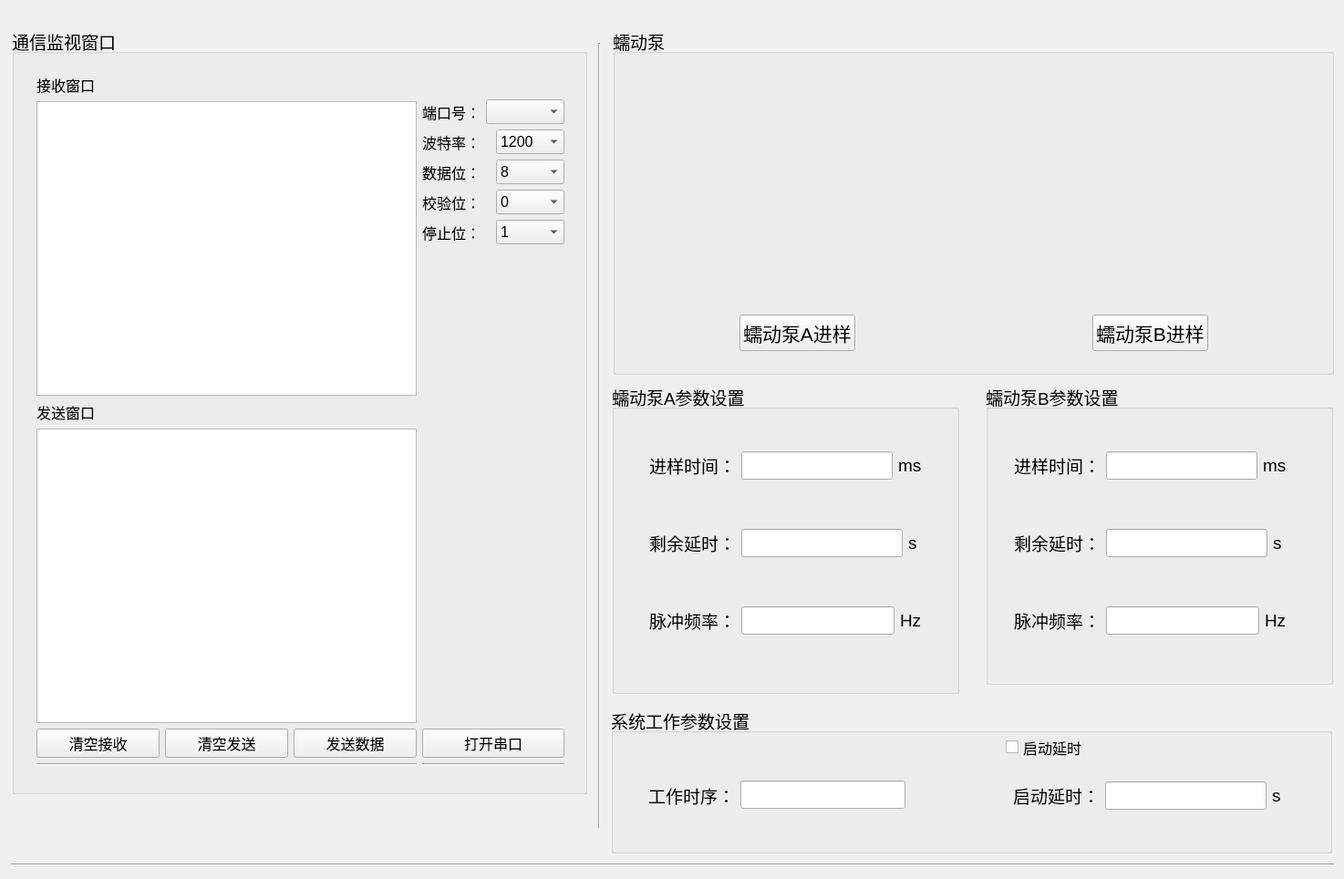
<?xml version="1.0" encoding="UTF-8"?>
<ui version="4.0">
 <class>MainWindow</class>
 <widget class="QMainWindow" name="MainWindow">
  <property name="geometry">
   <rect>
    <x>0</x>
    <y>0</y>
    <width>1474</width>
    <height>964</height>
   </rect>
  </property>
  <property name="windowTitle">
   <string>MainWindow</string>
  </property>
  <widget class="QWidget" name="centralWidget">
   <widget class="Line" name="line_4">
    <property name="geometry">
     <rect>
      <x>647</x>
      <y>47</y>
      <width>20</width>
      <height>861</height>
     </rect>
    </property>
    <property name="orientation">
     <enum>Qt::Vertical</enum>
    </property>
   </widget>
   <widget class="QGroupBox" name="groupBox">
    <property name="geometry">
     <rect>
      <x>671</x>
      <y>420</y>
      <width>381</width>
      <height>341</height>
     </rect>
    </property>
    <property name="font">
     <font>
      <pointsize>14</pointsize>
     </font>
    </property>
    <property name="title">
     <string>蠕动泵A参数设置</string>
    </property>
    <widget class="QWidget" name="verticalLayoutWidget_4">
     <property name="geometry">
      <rect>
       <x>30</x>
       <y>40</y>
       <width>321</width>
       <height>271</height>
      </rect>
     </property>
     <layout class="QVBoxLayout" name="verticalLayout_8">
      <item>
       <layout class="QHBoxLayout" name="horizontalLayout_10">
        <item>
         <widget class="QLabel" name="label_11">
          <property name="font">
           <font>
            <pointsize>14</pointsize>
           </font>
          </property>
          <property name="text">
           <string>进样时间：</string>
          </property>
         </widget>
        </item>
        <item>
         <widget class="QLineEdit" name="lineEdit_SamplingTime_PumpA">
          <property name="maximumSize">
           <size>
            <width>16777215</width>
            <height>16777215</height>
           </size>
          </property>
         </widget>
        </item>
        <item>
         <widget class="QLabel" name="label_18">
          <property name="font">
           <font>
            <pointsize>14</pointsize>
           </font>
          </property>
          <property name="text">
           <string>ms</string>
          </property>
         </widget>
        </item>
       </layout>
      </item>
      <item>
       <layout class="QHBoxLayout" name="horizontalLayout_11">
        <item>
         <widget class="QLabel" name="label_13">
          <property name="font">
           <font>
            <pointsize>14</pointsize>
           </font>
          </property>
          <property name="text">
           <string>剩余延时：</string>
          </property>
         </widget>
        </item>
        <item>
         <widget class="QLineEdit" name="lineEdit_leftTime_PumpA"/>
        </item>
        <item>
         <widget class="QLabel" name="label_20">
          <property name="font">
           <font>
            <pointsize>14</pointsize>
           </font>
          </property>
          <property name="text">
           <string>s </string>
          </property>
         </widget>
        </item>
       </layout>
      </item>
      <item>
       <layout class="QHBoxLayout" name="horizontalLayout_13">
        <item>
         <widget class="QLabel" name="label_15">
          <property name="font">
           <font>
            <pointsize>14</pointsize>
           </font>
          </property>
          <property name="text">
           <string>脉冲频率：</string>
          </property>
         </widget>
        </item>
        <item>
         <widget class="QLineEdit" name="lineEdit_setFrequency_PumpA"/>
        </item>
        <item>
         <widget class="QLabel" name="label_22">
          <property name="font">
           <font>
            <pointsize>14</pointsize>
           </font>
          </property>
          <property name="text">
           <string>Hz</string>
          </property>
         </widget>
        </item>
       </layout>
      </item>
     </layout>
    </widget>
   </widget>
   <widget class="QGroupBox" name="groupBox_2">
    <property name="geometry">
     <rect>
      <x>1081</x>
      <y>420</y>
      <width>381</width>
      <height>331</height>
     </rect>
    </property>
    <property name="font">
     <font>
      <pointsize>14</pointsize>
     </font>
    </property>
    <property name="title">
     <string>蠕动泵B参数设置</string>
    </property>
    <widget class="QWidget" name="verticalLayoutWidget_3">
     <property name="geometry">
      <rect>
       <x>20</x>
       <y>40</y>
       <width>321</width>
       <height>271</height>
      </rect>
     </property>
     <layout class="QVBoxLayout" name="verticalLayout_4">
      <item>
       <layout class="QHBoxLayout" name="horizontalLayout_12">
        <item>
         <widget class="QLabel" name="label_12">
          <property name="font">
           <font>
            <pointsize>14</pointsize>
           </font>
          </property>
          <property name="text">
           <string>进样时间：</string>
          </property>
         </widget>
        </item>
        <item>
         <widget class="QLineEdit" name="lineEdit_samplingTime_PumpB"/>
        </item>
        <item>
         <widget class="QLabel" name="label_19">
          <property name="font">
           <font>
            <pointsize>14</pointsize>
           </font>
          </property>
          <property name="text">
           <string>ms</string>
          </property>
         </widget>
        </item>
       </layout>
      </item>
      <item>
       <layout class="QHBoxLayout" name="horizontalLayout_14">
        <item>
         <widget class="QLabel" name="label_14">
          <property name="font">
           <font>
            <pointsize>14</pointsize>
           </font>
          </property>
          <property name="text">
           <string>剩余延时：</string>
          </property>
         </widget>
        </item>
        <item>
         <widget class="QLineEdit" name="lineEdit_leftTime_PumpB"/>
        </item>
        <item>
         <widget class="QLabel" name="label_21">
          <property name="font">
           <font>
            <pointsize>14</pointsize>
           </font>
          </property>
          <property name="text">
           <string>s </string>
          </property>
         </widget>
        </item>
       </layout>
      </item>
      <item>
       <layout class="QHBoxLayout" name="horizontalLayout_15">
        <item>
         <widget class="QLabel" name="label_16">
          <property name="font">
           <font>
            <pointsize>14</pointsize>
           </font>
          </property>
          <property name="text">
           <string>脉冲频率：</string>
          </property>
         </widget>
        </item>
        <item>
         <widget class="QLineEdit" name="lineEdit_setFrequency_PumpB"/>
        </item>
        <item>
         <widget class="QLabel" name="label_23">
          <property name="font">
           <font>
            <pointsize>14</pointsize>
           </font>
          </property>
          <property name="text">
           <string>Hz</string>
          </property>
         </widget>
        </item>
       </layout>
      </item>
     </layout>
    </widget>
   </widget>
   <widget class="QGroupBox" name="groupBox_3">
    <property name="geometry">
     <rect>
      <x>672</x>
      <y>30</y>
      <width>791</width>
      <height>381</height>
     </rect>
    </property>
    <property name="font">
     <font>
      <pointsize>14</pointsize>
     </font>
    </property>
    <property name="title">
     <string>蠕动泵</string>
    </property>
    <widget class="QWidget" name="verticalLayoutWidget_5">
     <property name="geometry">
      <rect>
       <x>426</x>
       <y>31</y>
       <width>326</width>
       <height>335</height>
      </rect>
     </property>
     <layout class="QVBoxLayout" name="verticalLayout_9">
      <item>
       <widget class="QLabel" name="label_10">
        <property name="text">
         <string/>
        </property>
        <property name="pixmap">
         <pixmap resource="image/image.qrc">:/new/prefix1/pump.jpg</pixmap>
        </property>
       </widget>
      </item>
      <item>
       <layout class="QHBoxLayout" name="horizontalLayout_21">
        <item>
         <spacer name="horizontalSpacer_16">
          <property name="orientation">
           <enum>Qt::Horizontal</enum>
          </property>
          <property name="sizeHint" stdset="0">
           <size>
            <width>40</width>
            <height>20</height>
           </size>
          </property>
         </spacer>
        </item>
        <item>
         <widget class="QPushButton" name="pushButton_PumpB">
          <property name="font">
           <font>
            <pointsize>16</pointsize>
           </font>
          </property>
          <property name="text">
           <string>蠕动泵B进样</string>
          </property>
         </widget>
        </item>
        <item>
         <spacer name="horizontalSpacer_6">
          <property name="orientation">
           <enum>Qt::Horizontal</enum>
          </property>
          <property name="sizeHint" stdset="0">
           <size>
            <width>40</width>
            <height>20</height>
           </size>
          </property>
         </spacer>
        </item>
       </layout>
      </item>
     </layout>
    </widget>
    <widget class="QWidget" name="verticalLayoutWidget">
     <property name="geometry">
      <rect>
       <x>39</x>
       <y>31</y>
       <width>326</width>
       <height>335</height>
      </rect>
     </property>
     <layout class="QVBoxLayout" name="verticalLayout_7">
      <item>
       <widget class="QLabel" name="label_9">
        <property name="text">
         <string/>
        </property>
        <property name="pixmap">
         <pixmap resource="image/image.qrc">:/new/prefix1/pump.jpg</pixmap>
        </property>
       </widget>
      </item>
      <item>
       <layout class="QHBoxLayout" name="horizontalLayout_20">
        <item>
         <spacer name="horizontalSpacer_5">
          <property name="orientation">
           <enum>Qt::Horizontal</enum>
          </property>
          <property name="sizeHint" stdset="0">
           <size>
            <width>40</width>
            <height>20</height>
           </size>
          </property>
         </spacer>
        </item>
        <item>
         <widget class="QPushButton" name="pushButton_PumpA">
          <property name="font">
           <font>
            <pointsize>16</pointsize>
           </font>
          </property>
          <property name="text">
           <string>蠕动泵A进样</string>
          </property>
         </widget>
        </item>
        <item>
         <spacer name="horizontalSpacer_4">
          <property name="orientation">
           <enum>Qt::Horizontal</enum>
          </property>
          <property name="sizeHint" stdset="0">
           <size>
            <width>40</width>
            <height>20</height>
           </size>
          </property>
         </spacer>
        </item>
       </layout>
      </item>
     </layout>
    </widget>
   </widget>
   <widget class="QGroupBox" name="groupBox_4">
    <property name="geometry">
     <rect>
      <x>13</x>
      <y>30</y>
      <width>631</width>
      <height>841</height>
     </rect>
    </property>
    <property name="font">
     <font>
      <pointsize>14</pointsize>
     </font>
    </property>
    <property name="title">
     <string>通信监视窗口</string>
    </property>
    <widget class="QWidget" name="layoutWidget">
     <property name="geometry">
      <rect>
       <x>16</x>
       <y>40</y>
       <width>601</width>
       <height>781</height>
      </rect>
     </property>
     <layout class="QHBoxLayout" name="horizontalLayout_7">
      <item>
       <layout class="QVBoxLayout" name="verticalLayout">
        <item>
         <widget class="QLabel" name="label">
          <property name="font">
           <font>
            <pointsize>12</pointsize>
           </font>
          </property>
          <property name="text">
           <string>接收窗口</string>
          </property>
         </widget>
        </item>
        <item>
         <widget class="QTextEdit" name="textEdit"/>
        </item>
        <item>
         <widget class="QLabel" name="label_2">
          <property name="font">
           <font>
            <pointsize>12</pointsize>
           </font>
          </property>
          <property name="text">
           <string>发送窗口</string>
          </property>
         </widget>
        </item>
        <item>
         <widget class="QTextEdit" name="textEdit_2"/>
        </item>
        <item>
         <layout class="QHBoxLayout" name="horizontalLayout">
          <item>
           <widget class="QPushButton" name="clearButton">
            <property name="font">
             <font>
              <pointsize>12</pointsize>
             </font>
            </property>
            <property name="text">
             <string>清空接收</string>
            </property>
           </widget>
          </item>
          <item>
           <widget class="QPushButton" name="pushButton_clearLineText2">
            <property name="font">
             <font>
              <pointsize>12</pointsize>
             </font>
            </property>
            <property name="text">
             <string>清空发送</string>
            </property>
           </widget>
          </item>
          <item>
           <widget class="QPushButton" name="sendButton">
            <property name="font">
             <font>
              <pointsize>12</pointsize>
             </font>
            </property>
            <property name="text">
             <string>发送数据</string>
            </property>
           </widget>
          </item>
         </layout>
        </item>
        <item>
         <widget class="Line" name="line_6">
          <property name="orientation">
           <enum>Qt::Horizontal</enum>
          </property>
         </widget>
        </item>
       </layout>
      </item>
      <item>
       <layout class="QVBoxLayout" name="verticalLayout_2">
        <item>
         <layout class="QVBoxLayout" name="verticalLayout_3">
          <item>
           <widget class="QLabel" name="label_8">
            <property name="text">
             <string/>
            </property>
           </widget>
          </item>
          <item>
           <layout class="QHBoxLayout" name="horizontalLayout_2">
            <item>
             <widget class="QLabel" name="label_3">
              <property name="font">
               <font>
                <pointsize>12</pointsize>
               </font>
              </property>
              <property name="text">
               <string>端口号：</string>
              </property>
             </widget>
            </item>
            <item>
             <widget class="QComboBox" name="PortBox">
              <property name="font">
               <font>
                <pointsize>12</pointsize>
               </font>
              </property>
             </widget>
            </item>
           </layout>
          </item>
          <item>
           <layout class="QHBoxLayout" name="horizontalLayout_3">
            <item>
             <widget class="QLabel" name="label_4">
              <property name="font">
               <font>
                <pointsize>12</pointsize>
               </font>
              </property>
              <property name="text">
               <string>波特率：</string>
              </property>
             </widget>
            </item>
            <item>
             <widget class="QComboBox" name="BaudBox">
              <property name="font">
               <font>
                <pointsize>12</pointsize>
               </font>
              </property>
              <item>
               <property name="text">
                <string>1200</string>
               </property>
              </item>
              <item>
               <property name="text">
                <string>2400</string>
               </property>
              </item>
              <item>
               <property name="text">
                <string>4800</string>
               </property>
              </item>
              <item>
               <property name="text">
                <string>9600</string>
               </property>
              </item>
              <item>
               <property name="text">
                <string>19200</string>
               </property>
              </item>
             </widget>
            </item>
           </layout>
          </item>
          <item>
           <layout class="QHBoxLayout" name="horizontalLayout_4">
            <item>
             <widget class="QLabel" name="label_5">
              <property name="font">
               <font>
                <pointsize>12</pointsize>
               </font>
              </property>
              <property name="text">
               <string>数据位：</string>
              </property>
             </widget>
            </item>
            <item>
             <widget class="QComboBox" name="BitNumBox">
              <property name="font">
               <font>
                <pointsize>12</pointsize>
               </font>
              </property>
              <item>
               <property name="text">
                <string>8</string>
               </property>
              </item>
             </widget>
            </item>
           </layout>
          </item>
          <item>
           <layout class="QHBoxLayout" name="horizontalLayout_5">
            <item>
             <widget class="QLabel" name="label_6">
              <property name="font">
               <font>
                <pointsize>12</pointsize>
               </font>
              </property>
              <property name="text">
               <string>校验位：</string>
              </property>
             </widget>
            </item>
            <item>
             <widget class="QComboBox" name="ParityBox">
              <property name="font">
               <font>
                <pointsize>12</pointsize>
               </font>
              </property>
              <item>
               <property name="text">
                <string>0</string>
               </property>
              </item>
             </widget>
            </item>
           </layout>
          </item>
          <item>
           <layout class="QHBoxLayout" name="horizontalLayout_6">
            <item>
             <widget class="QLabel" name="label_7">
              <property name="font">
               <font>
                <pointsize>12</pointsize>
               </font>
              </property>
              <property name="text">
               <string>停止位：</string>
              </property>
             </widget>
            </item>
            <item>
             <widget class="QComboBox" name="StopBox">
              <property name="font">
               <font>
                <pointsize>12</pointsize>
               </font>
              </property>
              <item>
               <property name="text">
                <string>1</string>
               </property>
              </item>
              <item>
               <property name="text">
                <string>2</string>
               </property>
              </item>
             </widget>
            </item>
           </layout>
          </item>
         </layout>
        </item>
        <item>
         <spacer name="verticalSpacer">
          <property name="orientation">
           <enum>Qt::Vertical</enum>
          </property>
          <property name="sizeHint" stdset="0">
           <size>
            <width>20</width>
            <height>68</height>
           </size>
          </property>
         </spacer>
        </item>
        <item>
         <widget class="QPushButton" name="openButton">
          <property name="font">
           <font>
            <pointsize>12</pointsize>
           </font>
          </property>
          <property name="text">
           <string>打开串口</string>
          </property>
         </widget>
        </item>
        <item>
         <widget class="Line" name="line_7">
          <property name="orientation">
           <enum>Qt::Horizontal</enum>
          </property>
         </widget>
        </item>
       </layout>
      </item>
     </layout>
    </widget>
   </widget>
   <widget class="QGroupBox" name="groupBox_5">
    <property name="geometry">
     <rect>
      <x>670</x>
      <y>775</y>
      <width>791</width>
      <height>161</height>
     </rect>
    </property>
    <property name="font">
     <font>
      <pointsize>14</pointsize>
     </font>
    </property>
    <property name="title">
     <string>系统工作参数设置</string>
    </property>
    <widget class="QWidget" name="layoutWidget">
     <property name="geometry">
      <rect>
       <x>30</x>
       <y>55</y>
       <width>321</width>
       <height>84</height>
      </rect>
     </property>
     <layout class="QHBoxLayout" name="horizontalLayout_19">
      <item>
       <widget class="QLabel" name="label_17">
        <property name="font">
         <font>
          <pointsize>14</pointsize>
         </font>
        </property>
        <property name="text">
         <string>工作时序：</string>
        </property>
       </widget>
      </item>
      <item>
       <widget class="QLineEdit" name="lineEdit_commandOrder"/>
      </item>
      <item>
       <widget class="QLabel" name="label_26">
        <property name="font">
         <font>
          <pointsize>14</pointsize>
         </font>
        </property>
        <property name="text">
         <string/>
        </property>
       </widget>
      </item>
     </layout>
    </widget>
    <widget class="QWidget" name="horizontalLayoutWidget_3">
     <property name="geometry">
      <rect>
       <x>430</x>
       <y>57</y>
       <width>321</width>
       <height>81</height>
      </rect>
     </property>
     <layout class="QHBoxLayout" name="horizontalLayout_8">
      <item>
       <widget class="QLabel" name="label_24">
        <property name="font">
         <font>
          <pointsize>14</pointsize>
         </font>
        </property>
        <property name="text">
         <string>启动延时：</string>
        </property>
       </widget>
      </item>
      <item>
       <widget class="QLineEdit" name="lineEdit_SystemStartDelayTime"/>
      </item>
      <item>
       <widget class="QLabel" name="label_25">
        <property name="font">
         <font>
          <pointsize>14</pointsize>
         </font>
        </property>
        <property name="text">
         <string>s </string>
        </property>
       </widget>
      </item>
     </layout>
    </widget>
    <widget class="QCheckBox" name="checkBox_startDelay">
     <property name="geometry">
      <rect>
       <x>433</x>
       <y>35</y>
       <width>121</width>
       <height>19</height>
      </rect>
     </property>
     <property name="font">
      <font>
       <pointsize>12</pointsize>
      </font>
     </property>
     <property name="text">
      <string>启动延时</string>
     </property>
    </widget>
   </widget>
   <widget class="Line" name="line">
    <property name="geometry">
     <rect>
      <x>12</x>
      <y>938</y>
      <width>1451</width>
      <height>20</height>
     </rect>
    </property>
    <property name="orientation">
     <enum>Qt::Horizontal</enum>
    </property>
   </widget>
  </widget>
 </widget>
 <layoutdefault spacing="6" margin="11"/>
 <resources>
  <include location="image/image.qrc"/>
 </resources>
 <connections/>
</ui>
